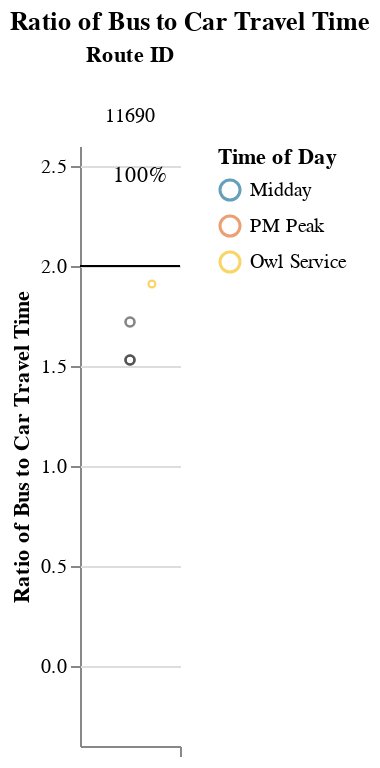
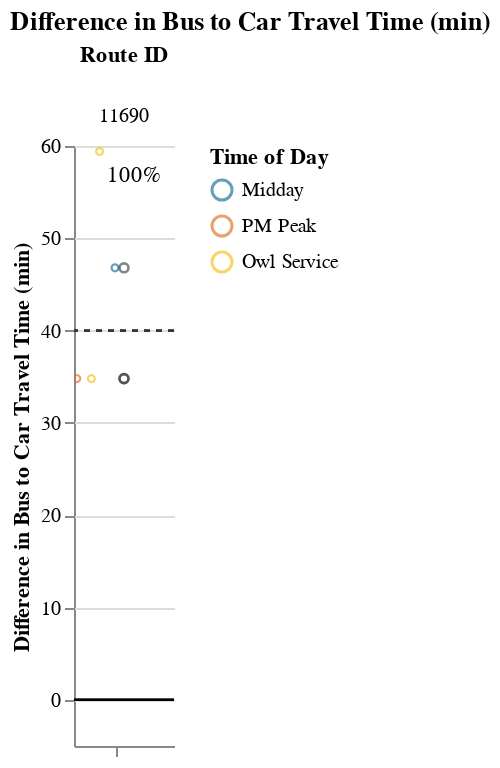

These figures' notebook cell, in order:
### Markdown cell above
### Long Routes (> 1.5 hrs)

### Code cell
route_group = "long"
try:
    display_charts_for_route_group(df, route_group)
except:
    print("No routes meet this criteria.")

### Figure 1 — Vega-Lite specification as saved in the notebook (floating-point values rounded to 4 significant figures)
{"config": {"view": {"continuousWidth": 400, "continuousHeight": 300, "stroke": null}, "facet": {"spacing": 0}}, "data": {"name": "data-f453ea7b9587086737fd95e19ceb016a"}, "facet": {"column": {"field": "route_id", "sort": ["11690"], "title": "Route ID", "type": "nominal"}}, "spec": {"layer": [{"mark": "rule", "encoding": {"color": {"value": "black"}, "y": {"field": "cutoff", "type": "quantitative"}}, "selection": {"selector005": {"type": "interval", "bind": "scales", "encodings": ["x", "y"]}}}, {"mark": {"type": "point", "opacity": 0.65, "size": 12, "strokeWidth": 1.1}, "encoding": {"color": {"field": "time_of_day", "scale": {"range": ["#136C97", "#E16B26", "#F6BF16", "#00896B", "#7790A3", "#5B559C"]}, "sort": ["AM Peak", "Midday", "PM Peak", "Owl Service"], "title": "Time of Day", "type": "nominal"}, "tooltip": [{"field": "route_id", "type": "nominal"}, {"field": "trip_id", "type": "nominal"}, {"field": "service_hours", "type": "quantitative"}, {"field": "car_duration_hours", "type": "quantitative"}, {"field": "bus_multiplier", "type": "quantitative"}, {"field": "bus_difference", "type": "quantitative"}, {"field": "num_trips", "type": "quantitative"}, {"field": "num_competitive", "type": "quantitative"}, {"field": "pct_trips_competitive", "type": "quantitative"}, {"field": "p25", "type": "quantitative"}, {"field": "p50", "type": "quantitative"}, {"field": "p75", "type": "quantitative"}], "x": {"axis": {"grid": false, "labels": false, "ticks": true, "values": [0]}, "field": "jitter", "scale": {}, "title": null, "type": "quantitative"}, "y": {"field": "bus_multiplier", "scale": {"domain": [-0.25, 2.5]}, "title": "Ratio of Bus to Car Travel Time", "type": "quantitative"}}, "transform": [{"calculate": "sqrt(-2*log(random()))*cos(2*PI*random())", "as": "jitter"}], "width": 50}, {"layer": [{"mark": {"type": "point", "opacity": 0.6, "size": 20, "strokeWidth": 1.3}, "encoding": {"color": {"value": "#323434"}, "y": {"field": "bus_multiplier", "type": "quantitative"}}, "transform": [{"filter": "(datum.p50_trip === 1)"}]}, {"mark": {"type": "text", "align": "center", "baseline": "middle"}, "encoding": {"color": {"value": "black"}, "text": {"field": "pct_trips_competitive", "format": ".0%", "type": "quantitative"}, "tooltip": [{"field": "route_id", "type": "nominal"}, {"field": "trip_id", "type": "nominal"}, {"field": "service_hours", "type": "quantitative"}, {"field": "car_duration_hours", "type": "quantitative"}, {"field": "bus_multiplier", "type": "quantitative"}, {"field": "bus_difference", "type": "quantitative"}, {"field": "num_trips", "type": "quantitative"}, {"field": "num_competitive", "type": "quantitative"}, {"field": "pct_trips_competitive", "type": "quantitative"}, {"field": "p25", "type": "quantitative"}, {"field": "p50", "type": "quantitative"}, {"field": "p75", "type": "quantitative"}], "x": {"value": 30}, "y": {"value": 15}}, "transform": [{"calculate": "sqrt(-2*log(random()))*cos(2*PI*random())", "as": "jitter"}, {"filter": "(datum.fastest_trip === 1)"}]}]}]}, "resolve": {"scale": {"y": "shared"}}, "title": "Ratio of Bus to Car Travel Time", "$schema": "https://vega.github.io/schema/vega-lite/v4.17.0.json", "datasets": {"data-f453ea7b9587086737fd95e19ceb016a": [{"calitp_itp_id": 380, "trip_key": -2264956901710554590, "trip_id": "t_2012539_b_33529_tn_0", "shape_id": "p_9409", "route_id": "11690", "service_hours": 1.67, "trip_first_departure_ts": 19200, "trip_last_arrival_ts": 25200, "departure_hour": 5, "time_of_day": "Owl Service", "p25": 1.67, "p50": 1.77, "p75": 1.923, "p50_trip": 1, "fastest_trip": 0, "car_duration_hours": 1.09, "competitive_route": 1, "bus_multiplier": 1.53, "bus_difference": 34.8, "num_trips": 4, "num_competitive": 4, "pct_trips_competitive": 1.0, "bus_difference_spread": 24.6, "route_group": "long", "max_trip_hrs": 2.08, "max_trip_route_group": 2.78, "name": "Ventura County Transportation Commission", "caltrans_district": "07 - Los Angeles", "drmt_organization_name": null, "cutoff2": 40, "cutoff": 2}, {"calitp_itp_id": 380, "trip_key": 1309661196047819530, "trip_id": "t_2012465_b_33529_tn_0", "shape_id": "p_9413", "route_id": "11690", "service_hours": 1.67, "trip_first_departure_ts": 61800, "trip_last_arrival_ts": 67800, "departure_hour": 17, "time_of_day": "PM Peak", "p25": 1.67, "p50": 1.77, "p75": 1.923, "p50_trip": 1, "fastest_trip": 1, "car_duration_hours": 1.09, "competitive_route": 1, "bus_multiplier": 1.53, "bus_difference": 34.8, "num_trips": 4, "num_competitive": 4, "pct_trips_competitive": 1.0, "bus_difference_spread": 24.6, "route_group": "long", "max_trip_hrs": 2.08, "max_trip_route_group": 2.78, "name": "Ventura County Transportation Commission", "caltrans_district": "07 - Los Angeles", "drmt_organization_name": null, "cutoff2": 40, "cutoff": 2}, {"calitp_itp_id": 380, "trip_key": 6438527212206342248, "trip_id": "t_2012627_b_33529_tn_0", "shape_id": "p_9413", "route_id": "11690", "service_hours": 1.87, "trip_first_departure_ts": 58200, "trip_last_arrival_ts": 64920, "departure_hour": 16, "time_of_day": "Midday", "p25": 1.67, "p50": 1.77, "p75": 1.923, "p50_trip": 1, "fastest_trip": 0, "car_duration_hours": 1.09, "competitive_route": 1, "bus_multiplier": 1.72, "bus_difference": 46.8, "num_trips": 4, "num_competitive": 4, "pct_trips_competitive": 1.0, "bus_difference_spread": 24.6, "route_group": "long", "max_trip_hrs": 2.08, "max_trip_route_group": 2.78, "name": "Ventura County Transportation Commission", "caltrans_district": "07 - Los Angeles", "drmt_organization_name": null, "cutoff2": 40, "cutoff": 2}, {"calitp_itp_id": 380, "trip_key": -3671692609972788960, "trip_id": "t_2012613_b_33529_tn_0", "shape_id": "p_9409", "route_id": "11690", "service_hours": 2.08, "trip_first_departure_ts": 21300, "trip_last_arrival_ts": 28800, "departure_hour": 5, "time_of_day": "Owl Service", "p25": 1.67, "p50": 1.77, "p75": 1.923, "p50_trip": 0, "fastest_trip": 0, "car_duration_hours": 1.09, "competitive_route": 1, "bus_multiplier": 1.91, "bus_difference": 59.4, "num_trips": 4, "num_competitive": 4, "pct_trips_competitive": 1.0, "bus_difference_spread": 24.6, "route_group": "long", "max_trip_hrs": 2.08, "max_trip_route_group": 2.78, "name": "Ventura County Transportation Commission", "caltrans_district": "07 - Los Angeles", "drmt_organization_name": null, "cutoff2": 40, "cutoff": 2}]}}

### Figure 2 — Vega-Lite specification as saved in the notebook (floating-point values rounded to 4 significant figures)
{"config": {"view": {"continuousWidth": 400, "continuousHeight": 300, "stroke": null}, "facet": {"spacing": 0}}, "data": {"name": "data-a24c9d41fce94072b71fe06e4aeb8054"}, "facet": {"column": {"field": "route_id", "sort": ["11690"], "title": "Route ID", "type": "nominal"}}, "spec": {"layer": [{"mark": "rule", "encoding": {"color": {"value": "black"}, "y": {"field": "cutoff", "type": "quantitative"}}, "selection": {"selector006": {"type": "interval", "bind": "scales", "encodings": ["x", "y"]}}}, {"mark": {"type": "rule", "strokeDash": [3, 3]}, "encoding": {"color": {"value": "#323434"}, "y": {"field": "cutoff2", "type": "quantitative"}}}, {"mark": {"type": "point", "opacity": 0.65, "size": 12, "strokeWidth": 1.1}, "encoding": {"color": {"field": "time_of_day", "scale": {"range": ["#136C97", "#E16B26", "#F6BF16", "#00896B", "#7790A3", "#5B559C"]}, "sort": ["AM Peak", "Midday", "PM Peak", "Owl Service"], "title": "Time of Day", "type": "nominal"}, "tooltip": [{"field": "route_id", "type": "nominal"}, {"field": "trip_id", "type": "nominal"}, {"field": "service_hours", "type": "quantitative"}, {"field": "car_duration_hours", "type": "quantitative"}, {"field": "bus_multiplier", "type": "quantitative"}, {"field": "bus_difference", "type": "quantitative"}, {"field": "num_trips", "type": "quantitative"}, {"field": "num_competitive", "type": "quantitative"}, {"field": "pct_trips_competitive", "type": "quantitative"}, {"field": "p25", "type": "quantitative"}, {"field": "p50", "type": "quantitative"}, {"field": "p75", "type": "quantitative"}], "x": {"axis": {"grid": false, "labels": false, "ticks": true, "values": [0]}, "field": "jitter", "scale": {}, "title": null, "type": "quantitative"}, "y": {"field": "bus_difference", "scale": {"domain": [-5, 59.4]}, "title": "Difference in Bus to Car Travel Time (min)", "type": "quantitative"}}, "transform": [{"calculate": "sqrt(-2*log(random()))*cos(2*PI*random())", "as": "jitter"}], "width": 50}, {"layer": [{"mark": {"type": "point", "opacity": 0.6, "size": 20, "strokeWidth": 1.3}, "encoding": {"color": {"value": "#323434"}, "y": {"field": "bus_difference", "type": "quantitative"}}, "transform": [{"filter": "(datum.p50_trip === 1)"}]}, {"mark": {"type": "text", "align": "center", "baseline": "middle"}, "encoding": {"color": {"value": "black"}, "text": {"field": "pct_trips_competitive", "format": ".0%", "type": "quantitative"}, "tooltip": [{"field": "route_id", "type": "nominal"}, {"field": "trip_id", "type": "nominal"}, {"field": "service_hours", "type": "quantitative"}, {"field": "car_duration_hours", "type": "quantitative"}, {"field": "bus_multiplier", "type": "quantitative"}, {"field": "bus_difference", "type": "quantitative"}, {"field": "num_trips", "type": "quantitative"}, {"field": "num_competitive", "type": "quantitative"}, {"field": "pct_trips_competitive", "type": "quantitative"}, {"field": "p25", "type": "quantitative"}, {"field": "p50", "type": "quantitative"}, {"field": "p75", "type": "quantitative"}], "x": {"value": 30}, "y": {"value": 15}}, "transform": [{"calculate": "sqrt(-2*log(random()))*cos(2*PI*random())", "as": "jitter"}, {"filter": "(datum.fastest_trip === 1)"}]}]}]}, "resolve": {"scale": {"y": "shared"}}, "title": "Difference in Bus to Car Travel Time (min)", "$schema": "https://vega.github.io/schema/vega-lite/v4.17.0.json", "datasets": {"data-a24c9d41fce94072b71fe06e4aeb8054": [{"calitp_itp_id": 380, "trip_key": -2264956901710554590, "trip_id": "t_2012539_b_33529_tn_0", "shape_id": "p_9409", "route_id": "11690", "service_hours": 1.67, "trip_first_departure_ts": 19200, "trip_last_arrival_ts": 25200, "departure_hour": 5, "time_of_day": "Owl Service", "p25": 1.67, "p50": 1.77, "p75": 1.923, "p50_trip": 1, "fastest_trip": 0, "car_duration_hours": 1.09, "competitive_route": 1, "bus_multiplier": 1.53, "bus_difference": 34.8, "num_trips": 4, "num_competitive": 4, "pct_trips_competitive": 1.0, "bus_difference_spread": 24.6, "route_group": "long", "max_trip_hrs": 2.08, "max_trip_route_group": 2.78, "name": "Ventura County Transportation Commission", "caltrans_district": "07 - Los Angeles", "drmt_organization_name": null, "cutoff2": 40, "cutoff": 0}, {"calitp_itp_id": 380, "trip_key": 1309661196047819530, "trip_id": "t_2012465_b_33529_tn_0", "shape_id": "p_9413", "route_id": "11690", "service_hours": 1.67, "trip_first_departure_ts": 61800, "trip_last_arrival_ts": 67800, "departure_hour": 17, "time_of_day": "PM Peak", "p25": 1.67, "p50": 1.77, "p75": 1.923, "p50_trip": 1, "fastest_trip": 1, "car_duration_hours": 1.09, "competitive_route": 1, "bus_multiplier": 1.53, "bus_difference": 34.8, "num_trips": 4, "num_competitive": 4, "pct_trips_competitive": 1.0, "bus_difference_spread": 24.6, "route_group": "long", "max_trip_hrs": 2.08, "max_trip_route_group": 2.78, "name": "Ventura County Transportation Commission", "caltrans_district": "07 - Los Angeles", "drmt_organization_name": null, "cutoff2": 40, "cutoff": 0}, {"calitp_itp_id": 380, "trip_key": 6438527212206342248, "trip_id": "t_2012627_b_33529_tn_0", "shape_id": "p_9413", "route_id": "11690", "service_hours": 1.87, "trip_first_departure_ts": 58200, "trip_last_arrival_ts": 64920, "departure_hour": 16, "time_of_day": "Midday", "p25": 1.67, "p50": 1.77, "p75": 1.923, "p50_trip": 1, "fastest_trip": 0, "car_duration_hours": 1.09, "competitive_route": 1, "bus_multiplier": 1.72, "bus_difference": 46.8, "num_trips": 4, "num_competitive": 4, "pct_trips_competitive": 1.0, "bus_difference_spread": 24.6, "route_group": "long", "max_trip_hrs": 2.08, "max_trip_route_group": 2.78, "name": "Ventura County Transportation Commission", "caltrans_district": "07 - Los Angeles", "drmt_organization_name": null, "cutoff2": 40, "cutoff": 0}, {"calitp_itp_id": 380, "trip_key": -3671692609972788960, "trip_id": "t_2012613_b_33529_tn_0", "shape_id": "p_9409", "route_id": "11690", "service_hours": 2.08, "trip_first_departure_ts": 21300, "trip_last_arrival_ts": 28800, "departure_hour": 5, "time_of_day": "Owl Service", "p25": 1.67, "p50": 1.77, "p75": 1.923, "p50_trip": 0, "fastest_trip": 0, "car_duration_hours": 1.09, "competitive_route": 1, "bus_multiplier": 1.91, "bus_difference": 59.4, "num_trips": 4, "num_competitive": 4, "pct_trips_competitive": 1.0, "bus_difference_spread": 24.6, "route_group": "long", "max_trip_hrs": 2.08, "max_trip_route_group": 2.78, "name": "Ventura County Transportation Commission", "caltrans_district": "07 - Los Angeles", "drmt_organization_name": null, "cutoff2": 40, "cutoff": 0}]}}
